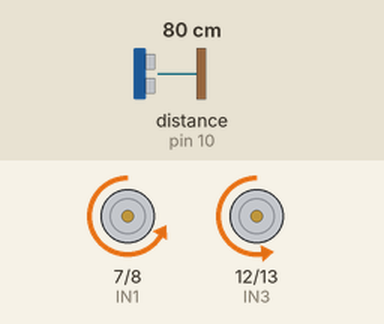
A sketch run on a simulated Arduino Uno, built with avr-gcc and run on an emulated ATmega328P. Shown: motor-driver pin pairs drawn as motors (green arrow = first pin HIGH = forward, orange = second pin HIGH = backward, longer = more drive, scaled by the enable pin). Wiring (inferred from the names in the program): ultrasonic range finder: trigger pin 9; echo pin 10. The test bench sets the inputs (shaded band); at power-on: distance to the obstacle (sensor on pin 10) 80 cm. The echo pulse lasts 58.3 µs per cm.

Above: at 1.2 s.
1.3 s: distance to the obstacle (sensor on pin 10) set to 2 cm
At 2.4 s:
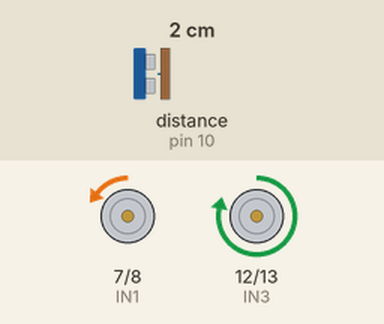
2.8 s: distance to the obstacle (sensor on pin 10) set to 18 cm
At 3.4 s:
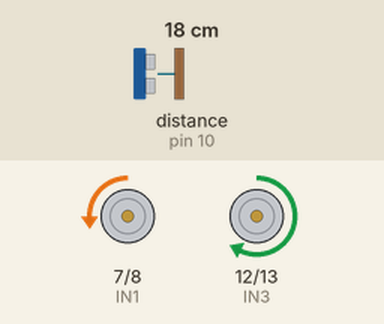
4.3 s: distance to the obstacle (sensor on pin 10) set to 35 cm
At 4.6 s:
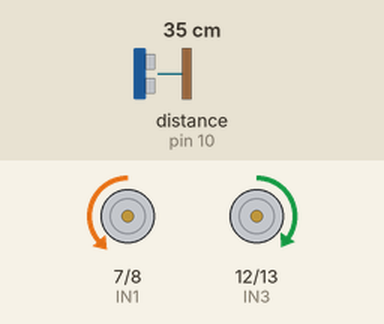
5.8 s: distance to the obstacle (sensor on pin 10) set to 60 cm
At 7.0 s:
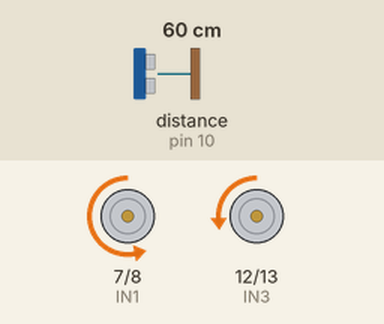
7.3 s: distance to the obstacle (sensor on pin 10) set to 120 cm
At 8.3 s:
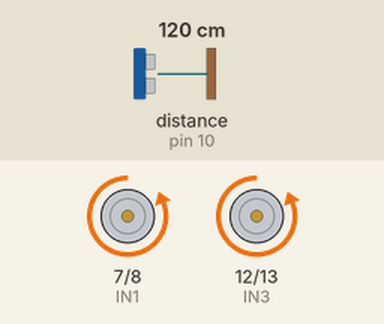
Timing chart, 0 to 9.8 s (numbered marks = the images above; inputs shaded):
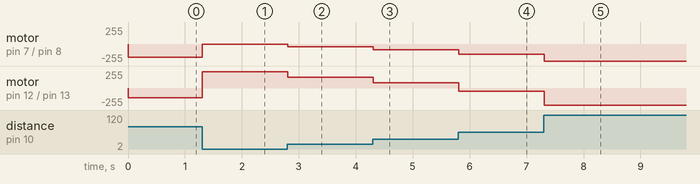

The sketch:

L298NWheeledRobotExample.ino
```cpp
/*
 * Controls a robot using the L298N motor controller and an HC-SR04 ultasonic
 * sensor. The vehicle should drive forward until it sees an obstacle and then turn
 * before continuing to drive forward.
 *
 * Example code for csci1951c Designing Humanity Centered Robots
 * Brown University
 *
 * Izzy Brand (2018)
 */

#define IN1 7
#define IN2 8
#define IN3 12
#define IN4 13
#define ENA 5
#define ENB 6
#define trigPin 9
#define echoPin 10

void setup () {
  // set up the motor pins
  pinMode(IN1, OUTPUT);
  pinMode(IN2, OUTPUT);
  pinMode(IN3, OUTPUT);
  pinMode(IN4, OUTPUT);
  pinMode(ENA, OUTPUT);
  pinMode(ENB, OUTPUT);
  setMotors(0, 0); // and stop the motors if they are already spinning

  pinMode(trigPin, OUTPUT); // Sets the trigPin as an Output
  pinMode(echoPin, INPUT); // Sets the echoPin as an Input
  Serial.begin(9600); // Starts the serial communication
}

void loop() {
  float distance = readUltrasonicSensor();
  if (distance > 100) {
    // drive forwards at full speed if there is no obstacle
    setMotors(1, 1);
  } else {
    // slow down and turn if there is an obstacle
    setMotors(distance/100.0, distance/50.0 - 1);
  }
}

/*
 * Reads a distance in centimeters from the ultrasonic sensor
 *
 * Returns
 *  distance (float): the distance in centimeters
 */
float readUltrasonicSensor() {
  digitalWrite(trigPin, LOW);
  delayMicroseconds(2);
  digitalWrite(trigPin, HIGH);
  delayMicroseconds(10);
  digitalWrite(trigPin, LOW);
  long duration = pulseIn(echoPin, HIGH);
  return duration*0.034/2; // Calculating the distance
}

/*
 * Set the motors using the L298N HBridge motor controller
 *
 * Arguments
 *  m1 (float): the speed to set motor 1. Ranges -1 to 1
 *  m2 (float): the speed to set motor 2. Ranges -1 to 1
 */
void setMotors(float m1, float m2) {
  digitalWrite(IN1, m1 <= 0);
  digitalWrite(IN2, m1 > 0);
  digitalWrite(IN3, m2 <= 0);
  digitalWrite(IN4, m2 > 0);
  analogWrite(ENA, abs(m1) * 255);
  analogWrite(ENB, abs(m2) * 255);
}
```

Measured:
- after the input at 1.3 s, motor on pin 7 (IN1) / pin 8 (IN2): backward 201/255 → backward 4/255 at once; motor on pin 12 (IN3) / pin 13 (IN4): backward 147/255 → forward 246/255 at once
- after the input at 2.8 s, motor on pin 7 (IN1) / pin 8 (IN2): backward 4/255 → backward 44/255 at once; motor on pin 12 (IN3) / pin 13 (IN4): forward 246/255 → forward 165/255 at once
- after the input at 4.3 s, motor on pin 7 (IN1) / pin 8 (IN2): backward 44/255 → backward 87/255 at once; motor on pin 12 (IN3) / pin 13 (IN4): forward 165/255 → forward 79/255 at once
- after the input at 5.8 s, motor on pin 7 (IN1) / pin 8 (IN2): backward 87/255 → backward 150/255 at once; motor on pin 12 (IN3) / pin 13 (IN4): forward 79/255 → backward 46/255 at once
- after the input at 7.3 s, motor on pin 7 (IN1) / pin 8 (IN2): backward 150/255 → backward 255/255 at once; motor on pin 12 (IN3) / pin 13 (IN4): backward 46/255 → backward 255/255 at once
